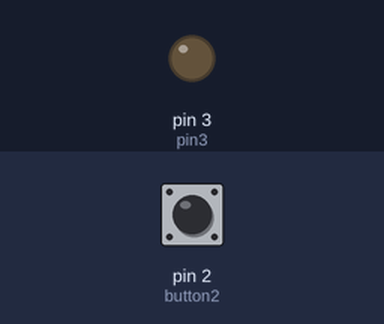
The sketch below on a simulated Arduino Uno, built with avr-gcc and run on an emulated ATmega328P. Parts: output pins drawn as LEDs (lit = HIGH). Inputs (shaded band) come from the test bench; at power-on: pin 2 (button2) LOW.

Above: at 1.2 s.
1.3 s: pin 2 (button2) pulled HIGH for 0.15 s
At 1.37 s:
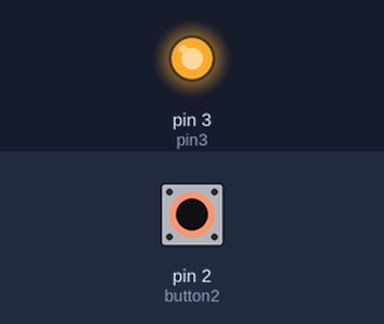
2.9 s: pin 2 (button2) pulled HIGH for 3.2 s
At 7.4 s:
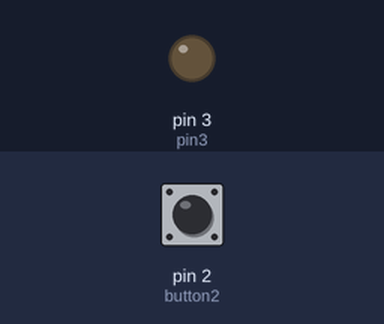
Timing chart, 0 to 8.9 s (numbered marks = the images above; inputs shaded):
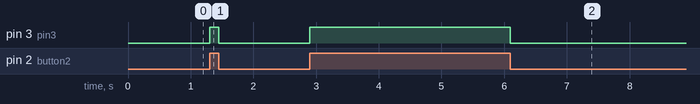

Measured:
- after the input at 1.3 s, pin 3 (pin3): LOW → HIGH at once, → LOW 0.15 s later
- after the input at 2.9 s, pin 3 (pin3): LOW → HIGH at once, → LOW 3.2 s later

The sketch:

Punto6.ino
```cpp
//inicializa el pin del boton
int button2 = 2;
// inicializa el pin de los LED
int pin3 = 3;
// inicializa la variable donde guarda el valor del boton
int valor = 0;

void setup() {
  pinMode(button2, INPUT);// boton
  pinMode(pin3, OUTPUT); // luz verde
}

// the loop function runs over and over again forever
void loop() {
  valor = digitalRead(button2); // guarda el valor del boton
  if (valor == HIGH){ // si esta oprimido
    digitalWrite(pin3, HIGH);   // Enciende el LED
  }
  else{ // sino
    digitalWrite(pin3, LOW); // Apaga el LED
  }
}
```
